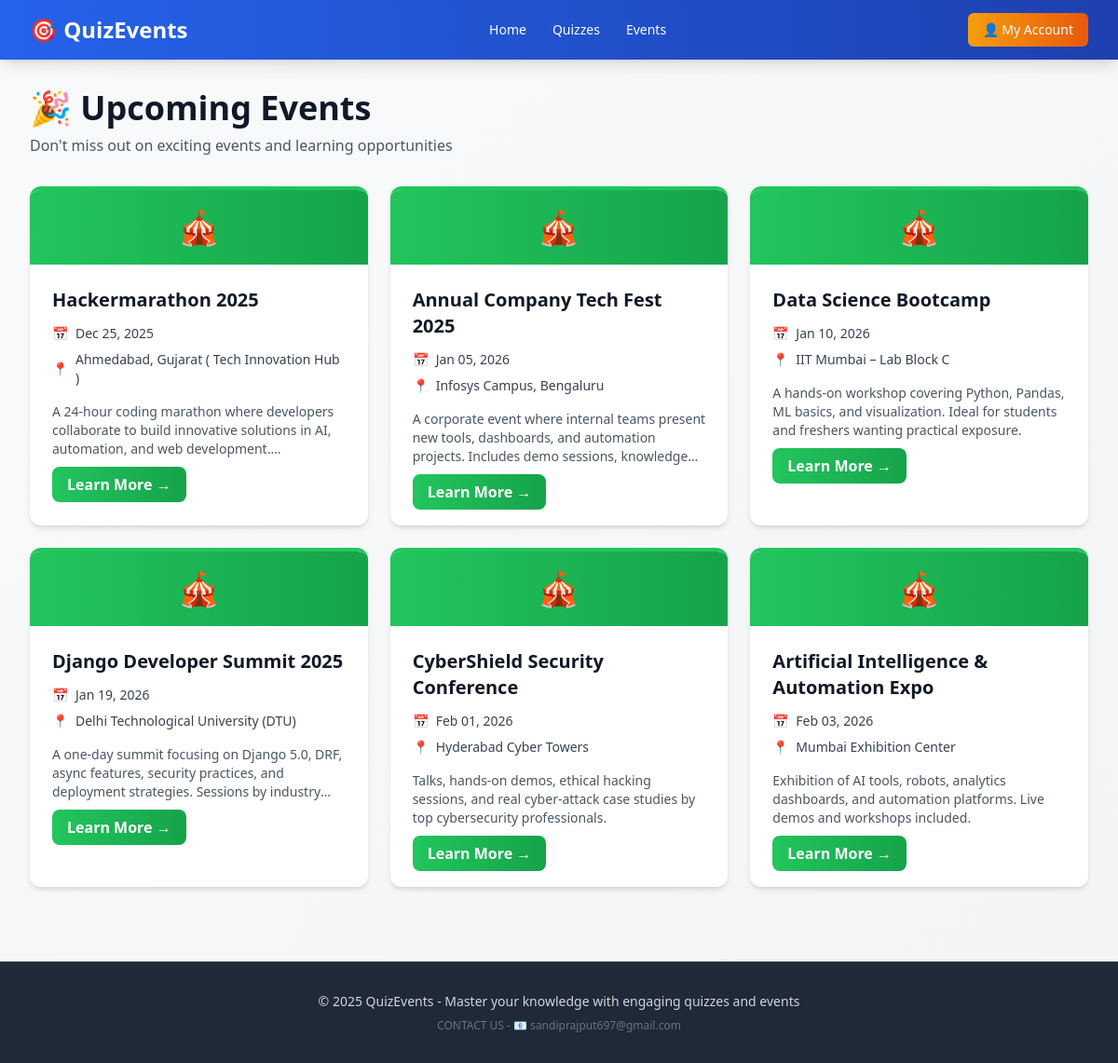
Screenshot of /events/ with the database file from the repository.
### core/models.py (models this page shows, shortened)
class Event(models.Model):
    id = models.AutoField(primary_key=True)
    title = models.CharField(max_length=200)
    description = models.TextField(blank=True)
    date = models.DateField()
    location = models.CharField(max_length=255)

### core/views.py (the view)
# urls.py: path('events/', views.event_list, name='event_list'),
def event_list(request):
    events = Event.objects.all().order_by('date')
    return render(request, 'events.html', {'events': events})

### templates/events.html
{% extends 'base.html' %}
{% block content %}
  <div class="mb-8">
    <h1 class="text-4xl font-bold text-gray-900 mb-2">🎉 Upcoming Events</h1>
    <p class="text-gray-600">Don't miss out on exciting events and learning opportunities</p>
  </div>
  {% if events %}
    <div class="grid grid-cols-1 md:grid-cols-2 lg:grid-cols-3 gap-6">
      {% for event in events %}
        <div class="bg-white rounded-xl shadow-md hover:shadow-xl transition transform hover:-translate-y-1 overflow-hidden border-t-4 border-green-500">
          <div class="bg-gradient-to-r from-green-500 to-green-600 h-20 flex items-center justify-center">
            <span class="text-white text-4xl">🎪</span>
          </div>
          <div class="p-6">
            <h2 class="text-xl font-bold text-gray-900 mb-3">{{ event.title }}</h2>
            <div class="space-y-2 mb-4 text-sm">
              <div class="flex items-center text-gray-700">
                <span class="mr-2">📅</span>
                <span class="font-medium">{{ event.date|date:'M d, Y' }}</span>
              </div>
              <div class="flex items-center text-gray-700">
                <span class="mr-2">📍</span>
                <span class="font-medium">{{ event.location }}</span>
              </div>
            </div>
            <p class="text-gray-600 text-sm mb-4 line-clamp-3">{{ event.description|linebreaksbr }}</p>
            <a href="{% url 'event_detail' event.id %}" class="w-full bg-gradient-to-r from-green-500 to-green-600 text-white px-4 py-2 rounded-lg font-semibold hover:shadow-lg transition text-center">Learn More →</a>
          </div>
        </div>
      {% endfor %}
    </div>
  {% else %}
    <div class="bg-yellow-50 border-l-4 border-yellow-500 p-6 rounded">
      <p class="text-yellow-800 font-semibold">No upcoming events at the moment. Check back soon!</p>
    </div>
  {% endif %}
{% endblock %}

### templates/base.html (shortened to what this page needs)
<!doctype html>
<html lang="en">
<head>
  <script src="https://cdn.tailwindcss.com"></script>
</head>
<body class="bg-gradient-to-br from-gray-50 to-gray-100 min-h-screen flex flex-col">
  <nav class="bg-gradient-to-r from-blue-600 to-blue-800 text-white shadow-lg">
    <div class="max-w-7xl mx-auto px-4 sm:px-6 lg:px-8">
      <div class="flex justify-between items-center h-16">
        <a href="{% url 'home' %}" class="font-bold text-2xl text-white hover:text-blue-100 transition">
          🎯 QuizEvents
        </a>
        <div class="hidden md:flex items-center space-x-1">
          <a href="{% url 'home' %}" class="px-3 py-2 rounded-md text-sm font-medium hover:bg-blue-500 transition">Home</a>
          <a href="{% url 'quiz_list' %}" class="px-3 py-2 rounded-md text-sm font-medium hover:bg-blue-500 transition">Quizzes</a>
          <a href="{% url 'event_list' %}" class="px-3 py-2 rounded-md text-sm font-medium hover:bg-blue-500 transition">Events</a>
        </div>
        <div class="flex items-center space-x-4">
          <div class="hidden md:block relative group">
            {% if user.is_authenticated %}
              <button class="px-4 py-2 rounded-md text-sm font-medium bg-gradient-to-r from-indigo-500 to-purple-600 hover:from-indigo-600 hover:to-purple-700 transition flex items-center space-x-2">
                <span>👤 {{ user.username }}</span>
              </button>
              <div class="absolute right-0 mt-0 w-48 bg-white text-gray-800 rounded-lg shadow-xl opacity-0 invisible group-hover:opacity-100 group-hover:visible transition-all duration-200 z-50">
                <a href="{% url 'quiz_history' %}" class="block px-4 py-2 text-sm hover:bg-gray-50 rounded-t-lg">📊 My History</a>
                <form method="post" action="{% url 'logout' %}" class="block">
                  {% csrf_token %}
                  <button type="submit" class="w-full text-left px-4 py-2 text-sm hover:bg-red-100 text-red-600 font-semibold rounded-b-lg">🚪 Logout</button>
                </form>
              </div>
            {% else %}
              <button class="px-4 py-2 rounded-md text-sm font-medium bg-gradient-to-r from-amber-500 to-orange-600 hover:from-amber-600 hover:to-orange-700 transition flex items-center space-x-2">
                <span>👤 My Account</span>
              </button>
            {% endif %}
          </div>
        </div>
      </div>
    </div>
  </nav>
  <main class="flex-grow max-w-7xl mx-auto w-full py-8 px-4 sm:px-6 lg:px-8">
    {% block content %}{% endblock %}
  </main>
  <footer class="bg-gray-800 text-gray-300 mt-12 py-8 border-t border-gray-700">
    <div class="max-w-7xl mx-auto px-4 sm:px-6 lg:px-8 text-center">
      <p class="text-sm">© 2025 QuizEvents - Master your knowledge with engaging quizzes and events</p>
      <p class="text-xs text-gray-500 mt-2">  CONTACT US - 📧 sandiprajput697@gmail.com</p>
    </div>
  </footer>
</body>
</html>

### rows the page displays
Event: title "Hackermarathon 2025", date "Dec 25, 2025", location "Ahmedabad, Gujarat ( Tech Innovation Hub )", description "A 24-hour coding marathon where developers collaborate to build innovative solutions in AI, automation, and web…"
Event: title "Annual Company Tech Fest 2025", date "Jan 05, 2026", location "Infosys Campus, Bengaluru", description "A corporate event where internal teams present new tools, dashboards, and automation projects. Includes demo sessions,…"
Event: title "Data Science Bootcamp", date "Jan 10, 2026", location "IIT Mumbai – Lab Block C", description "A hands-on workshop covering Python, Pandas, ML basics, and visualization. Ideal for students and freshers wanting practical exposure."
Event: title "Django Developer Summit 2025", date "Jan 19, 2026", location "Delhi Technological University (DTU)", description "A one-day summit focusing on Django 5.0, DRF, async features, security practices, and deployment strategies. Sessions by…"
Event: title "CyberShield Security Conference", date "Feb 01, 2026", location "Hyderabad Cyber Towers", description "Talks, hands-on demos, ethical hacking sessions, and real cyber-attack case studies by top cybersecurity professionals."
Event: title "Artificial Intelligence & Automation Expo", date "Feb 03, 2026", location "Mumbai Exhibition Center", description "Exhibition of AI tools, robots, analytics dashboards, and automation platforms. Live demos and workshops included."
